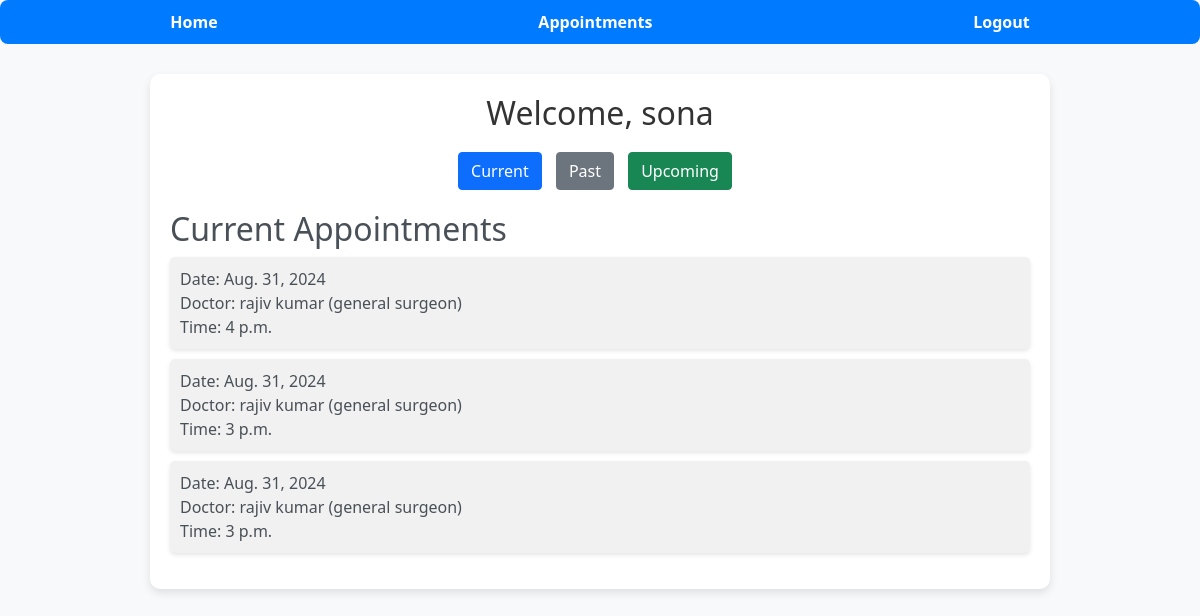
Page /patient_welcome/ (signed in) on the earlier database version.
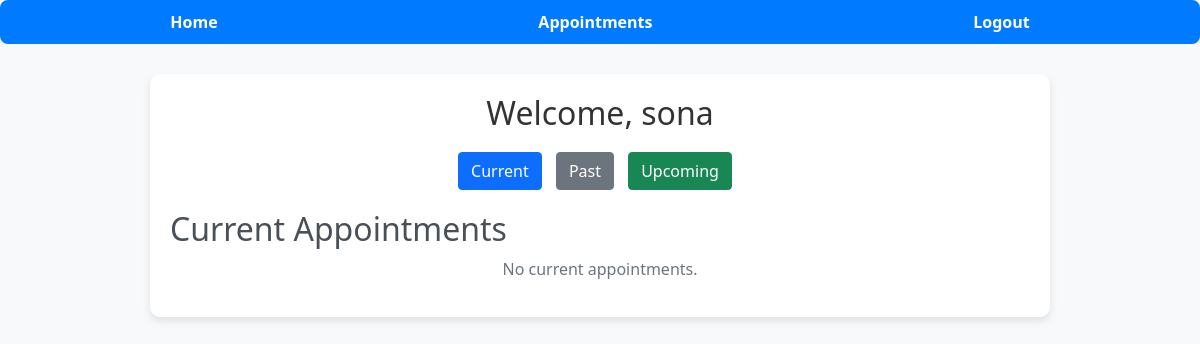
Same page on the later database version.
### hms/models.py (models this page shows, shortened)
class Appointment(models.Model):
    doctor = models.ForeignKey(Doctor, on_delete=models.CASCADE)
    patient = models.ForeignKey(Patient, on_delete=models.CASCADE)
    date = models.DateField()
    time = models.TimeField()
    status = models.CharField(max_length=20, choices=[('pending', 'Pending'), (
    'confirmed', 'Confirmed'), ('completed', 'Completed')])

class Doctor(models.Model):
    user = models.OneToOneField(User, on_delete=models.CASCADE)
    TITLE_CHOICES = [
        ('Mr', 'Mr.'),
        ('Ms', 'Ms.'),
        ('Mrs', 'Mrs.'),
        ('Dr', 'Dr.'),
        ('Prof', 'Prof.'),
    ]
    title = models.CharField(max_length=30, choices=TITLE_CHOICES)
    firstname = models.CharField(max_length=30)
    lastname = models.CharField(max_length=30)
    dob = models.DateField()
    speciality_choice = [('general surgeon', 'General Surgeon'),
                         ('cardiologist', 'Cardiologist'),
                         ('dermatologist', 'Dermatologist'),
                         ('neurologist', 'Neurologist'),
                         ('orthopedician', 'Orthopedician'),
                         ('gynecologist', 'Gynecologist'), ]
    specialty = models.CharField(max_length=100, choices=speciality_choice)
    phone_number = models.CharField(max_length=15)
    def __str__(self):
        return f'{self.firstname} {self.lastname} ({self.specialty})'

### hms/views.py (the view)
# urls.py: path('patient_welcome/', views.patient_welcome_view, name='patient_welcome'),
def patient_welcome_view(request):
    user = request.user
    patient = get_object_or_404(Patient,
                                user=user)  # Fetch the Patient instance
    current_appointments = Appointment.objects.filter(patient=patient,
                                                      date__exact=datetime.date.today())
    past_appointments = Appointment.objects.filter(patient=patient,
                                                   date__lt=datetime.date.today())
    upcoming_appointments = Appointment.objects.filter(patient=patient,
                                                       date__gt=datetime.date.today())
    context = {
        'patient_name': patient.firstname,  # Customize as needed
        'current_appointments': current_appointments,
        'past_appointments': past_appointments,
        'upcoming_appointments': upcoming_appointments,
    }
    return render(request, 'patient_welcome.html', context)

### hms/templates/patient_welcome.html (shortened to what this page needs)
<!DOCTYPE html>
<html lang="en">
<head>
    {% load static %}
    <link rel="stylesheet" href="{% static 'css/styles.css' %}">
    <link rel="stylesheet" href="https://cdn.jsdelivr.net/npm/bootstrap@5.1.3/dist/css/bootstrap.min.css">
</head>
<body>
    <nav>
        <ul>
            <li><a href="{% url 'patient_welcome' %}">Home</a></li>
            <li><a href="{% url 'patient_appointments' %}">Appointments</a></li>
            <li><a href="{% url 'logout' %}" onclick="confirmLogout(event)">Logout</a></li>
        </ul>
    </nav>
    <div class="container">
        <h1>Welcome, {{ patient_name }}</h1>
        <div class="appointment-section">
            <div class="text-center">
                <button class="btn btn-primary" onclick="showSection('current')">Current</button>
                <button class="btn btn-secondary" onclick="showSection('past')">Past</button>
                <button class="btn btn-success" onclick="showSection('upcoming')">Upcoming</button>
            </div>
            <div id="current" class="appointment-list">
                <h2>Current Appointments</h2>
                {% if current_appointments %}
                    <ul>
                        {% for appointment in current_appointments %}
                            <li>
                                Date: {{ appointment.date }}<br>
                                Doctor: {{ appointment.doctor }}<br>
                                Time: {{ appointment.time }}
                            </li>
                        {% endfor %}
                    </ul>
                {% else %}
                    <p>No current appointments.</p>
                {% endif %}
            </div>
        </div>
    </div>
</body>
</html>

Differences in the rows shown:
removed Appointment: date "Aug. 31, 2024", doctor "rajiv kumar (general surgeon)", time "4 p.m."
removed Appointment: date "Aug. 31, 2024", doctor "rajiv kumar (general surgeon)", time "3 p.m."
removed Appointment: date "Aug. 31, 2024", doctor "rajiv kumar (general surgeon)", time "3 p.m."
Other differences:
text now shown: "No current appointments."
